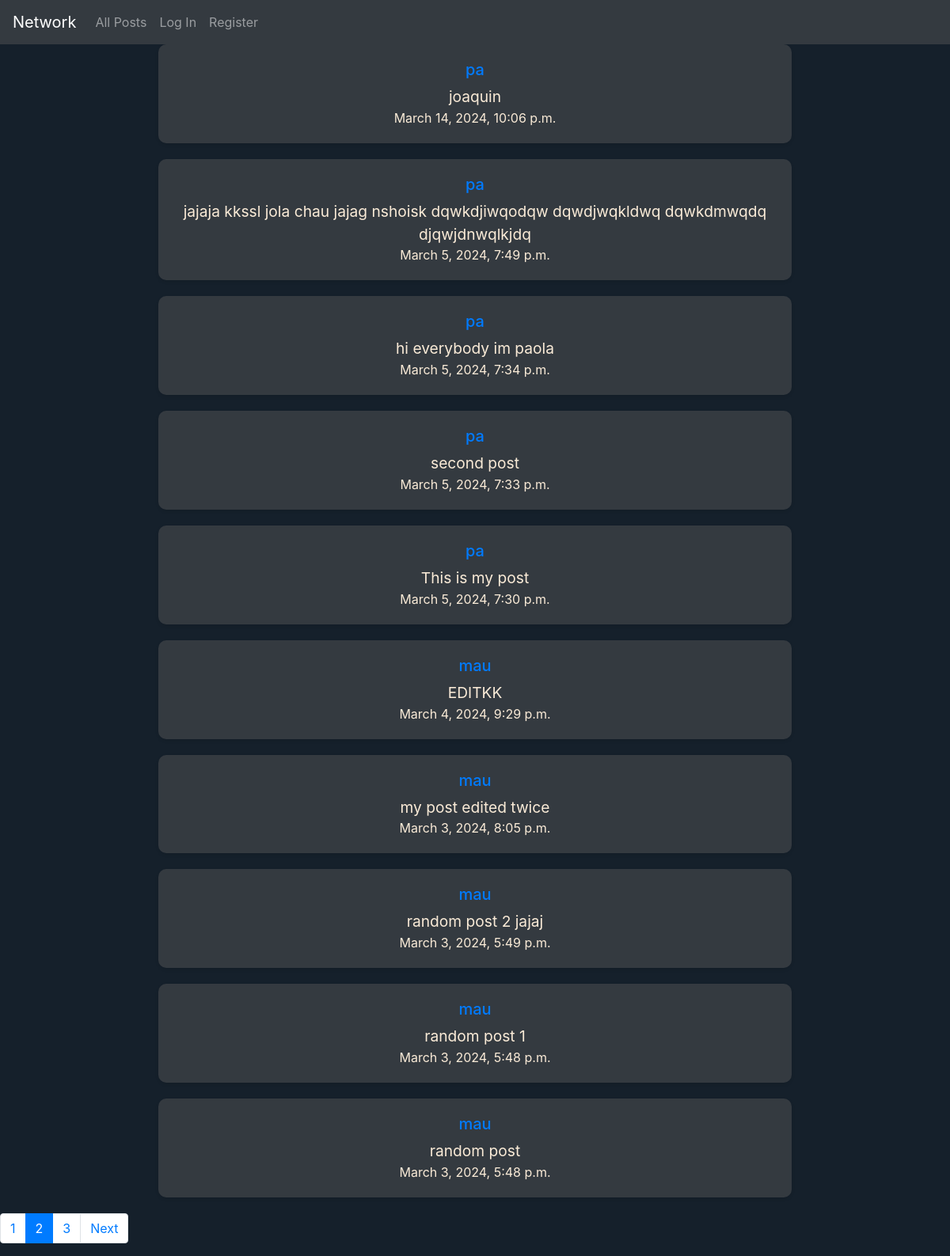
The page / on the database its author committed.
### network/models.py (models this page shows, shortened)
class Post(models.Model):
    user = models.ForeignKey(User, on_delete=models.CASCADE)
    content = models.TextField(max_length=255)
    timestamp = models.DateTimeField(auto_now_add=True)

class User(AbstractUser):
    pass

### network/views.py (the view)
# urls.py: path("", views.index, name="index"),
def index(request):
    posts = Post.objects.all().order_by('timestamp').reverse()
    paginator = Paginator(posts, 10) # Show 25 contacts per page.
    page_number = request.GET.get('page')
    page_obj = paginator.get_page(page_number)
    user = request.user
    liked_posts = set()
    if user.is_authenticated:
        liked_posts = set(Like.objects.filter(user=user).values_list('post_id', flat=True))
    return render(request, "network/index.html", {
        'page_obj': page_obj,
        'liked_posts': liked_posts
    })

### network/templates/network/index.html (shortened to what this page needs)
{% extends "network/layout.html" %}
{% load static  %}
{% block body %}
    {% for post in page_obj %}
    <div class="singlePost" data-post-id="{{ post.id }}">
        <a href="{% url 'profile' id=post.user.id %}"><h5>{{ post.user }}</h5></a>
        <div class="post-content">{{ post.content }}</div>
        {{ post.timestamp }} <br>
    </div>
    {% endfor %}
      <nav aria-label="...">
        <ul class="pagination">
            <li class="page-item"><a class="page-link" href="?page=1">1</a></li>
            <li class="page-item active" aria-current="page">
            <a class="page-link" href="?page=2">2 <span class="sr-only">(current)</span></a>
            </li>
            <li class="page-item"><a class="page-link" href="?page=3">3</a></li>
            {% if page_obj.has_next %}
                <li class="page-item">
                <a class="page-link" href="?page={{ page_obj.next_page_number }}">Next</a>
                </li>
            {% endif %}
        </ul>
      </nav>
{% endblock %}

### network/templates/network/layout.html (shortened to what this page needs)
{% load static %}
<!DOCTYPE html>
<html lang="en">
    <head>
        <link rel="stylesheet" href="https://stackpath.bootstrapcdn.com/bootstrap/4.4.1/css/bootstrap.min.css">
        <link href="{% static 'network/styles.css' %}" rel="stylesheet">
    </head>
    <body>
        <div class="barra">
        <nav class="navbar navbar-expand-lg navbar-dark bg-dark">
            <a class="navbar-brand" href="{% url 'index' %}">Network</a>
            <div>
              <ul class="navbar-nav mr-auto">
                <li class="nav-item">
                  <a class="nav-link" href="{% url 'index' %}">All Posts</a>
                </li>
                {% if user.is_authenticated %}
                    <li class="nav-item">
                        <a class="nav-link" href="{% url 'following' %}">Following</a>
                    </li>
                    <li class="nav-item">
                        <a class="nav-link" href="{% url 'logout' %}">Log Out</a>
                    </li>
                {% else %}
                    <li class="nav-item">
                        <a class="nav-link" href="{% url 'login' %}">Log In</a>
                    </li>
                    <li class="nav-item">
                        <a class="nav-link" href="{% url 'register' %}">Register</a>
                    </li>
                {% endif %}
              </ul>
            </div>
          </nav>
        </div>
        <div class="body">
            {% block body %}
            {% endblock %}
        </div>
    </body>
</html>

### network/static/network/styles.css (style rules this page uses)
.singlePost { text-align: center; color: antiquewhite; max-width: 800px; margin: 0 auto; padding: 20px; border-radius: 10px; box-shadow: 0 2px 4px rgba(0, 0, 0, 0.1); margin-bottom: 20px; background-color: #343a40; }
.post-content { font-size: larger; }
body { background-color: #15202B; }

### rows shown on the page
Post: user "pa", content "joaquin", timestamp "March 14, 2024, 10:06 p.m."
Post: user "pa", content "jajaja kkssl jola chau jajag nshoisk dqwkdjiwqodqw dqwdjwqkldwq dqwkdmwqdq djqwjdnwqlkjdq", timestamp "March 5, 2024, 7:49 p.m."
Post: user "pa", content "hi everybody im paola", timestamp "March 5, 2024, 7:34 p.m."
Post: user "pa", content "second post", timestamp "March 5, 2024, 7:33 p.m."
Post: user "pa", content "This is my post", timestamp "March 5, 2024, 7:30 p.m."
Post: user "mau", content "EDITKK", timestamp "March 4, 2024, 9:29 p.m."
Post: user "mau", content "my post edited twice", timestamp "March 3, 2024, 8:05 p.m."
Post: user "mau", content "random post 2 jajaj", timestamp "March 3, 2024, 5:49 p.m."
Post: user "mau", content "random post 1", timestamp "March 3, 2024, 5:48 p.m."
Post: user "mau", content "random post", timestamp "March 3, 2024, 5:48 p.m."
